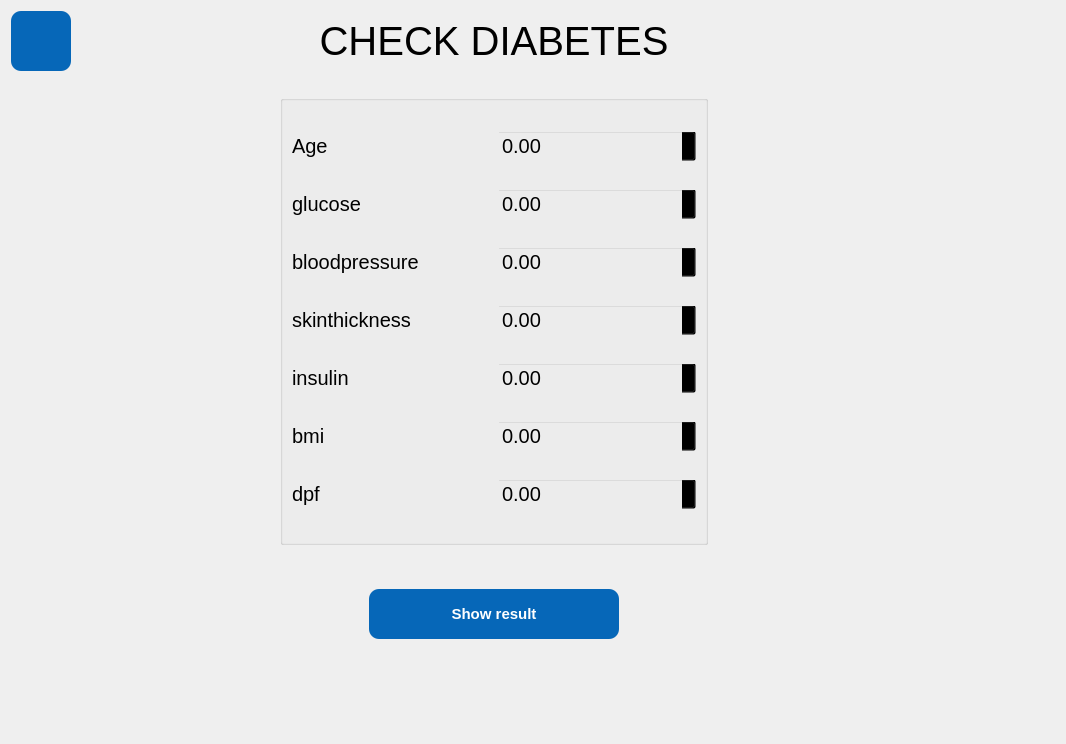
<?xml version="1.0" encoding="UTF-8"?>
<ui version="4.0">
 <class>Form</class>
 <widget class="QWidget" name="Form">
  <property name="geometry">
   <rect>
    <x>0</x>
    <y>0</y>
    <width>1066</width>
    <height>744</height>
   </rect>
  </property>
  <property name="windowTitle">
   <string>Form</string>
  </property>
  <property name="styleSheet">
   <string notr="true">
font-family:Ubuntu;
font-size: 20px;
	color:black;
</string>
  </property>
  <layout class="QGridLayout" name="gridLayout_2">
   <item row="0" column="0">
    <widget class="QPushButton" name="back_btn">
     <property name="minimumSize">
      <size>
       <width>60</width>
       <height>60</height>
      </size>
     </property>
     <property name="maximumSize">
      <size>
       <width>60</width>
       <height>60</height>
      </size>
     </property>
     <property name="styleSheet">
      <string notr="true">QPushButton {
	background-color:rgba(6,103,184,255);
    color: #FFFFFF;
    padding: 2px;
    font: bold 15px;
    border-width: 6px;
    border-radius: 10px;
    border-color: #2752B8;
}
QPushButton:hover {
    background-color: #827397;
}
QPushButton:pressed{
padding-left:5px;
padding-top:5px;
background-color:rgba(2, 65, 118, 100);
background-postion:calc(100% - 10px) center;}
</string>
     </property>
     <property name="text">
      <string/>
     </property>
     <property name="icon">
      <iconset resource="app_resources.qrc">
       <normaloff>:/ICONS/icons/back-button.png</normaloff>:/ICONS/icons/back-button.png</iconset>
     </property>
     <property name="iconSize">
      <size>
       <width>30</width>
       <height>30</height>
      </size>
     </property>
     <property name="flat">
      <bool>true</bool>
     </property>
    </widget>
   </item>
   <item row="6" column="5" colspan="2">
    <spacer name="horizontalSpacer_2">
     <property name="orientation">
      <enum>Qt::Horizontal</enum>
     </property>
     <property name="sizeHint" stdset="0">
      <size>
       <width>391</width>
       <height>20</height>
      </size>
     </property>
    </spacer>
   </item>
   <item row="0" column="2" colspan="4">
    <widget class="QLabel" name="label_25">
     <property name="styleSheet">
      <string notr="true">background-color: rgb(85, 255, 127,0);
font-size:40px</string>
     </property>
     <property name="text">
      <string>CHECK DIABETES</string>
     </property>
     <property name="alignment">
      <set>Qt::AlignCenter</set>
     </property>
    </widget>
   </item>
   <item row="0" column="6">
    <spacer name="horizontalSpacer_4">
     <property name="orientation">
      <enum>Qt::Horizontal</enum>
     </property>
     <property name="sizeHint" stdset="0">
      <size>
       <width>310</width>
       <height>20</height>
      </size>
     </property>
    </spacer>
   </item>
   <item row="7" column="4">
    <spacer name="verticalSpacer_2">
     <property name="orientation">
      <enum>Qt::Vertical</enum>
     </property>
     <property name="sizeHint" stdset="0">
      <size>
       <width>20</width>
       <height>96</height>
      </size>
     </property>
    </spacer>
   </item>
   <item row="5" column="3">
    <spacer name="verticalSpacer">
     <property name="orientation">
      <enum>Qt::Vertical</enum>
     </property>
     <property name="sizeHint" stdset="0">
      <size>
       <width>20</width>
       <height>40</height>
      </size>
     </property>
    </spacer>
   </item>
   <item row="6" column="0" colspan="3">
    <spacer name="horizontalSpacer">
     <property name="orientation">
      <enum>Qt::Horizontal</enum>
     </property>
     <property name="sizeHint" stdset="0">
      <size>
       <width>389</width>
       <height>20</height>
      </size>
     </property>
    </spacer>
   </item>
   <item row="6" column="3" colspan="2">
    <widget class="QPushButton" name="show_result_btn">
     <property name="minimumSize">
      <size>
       <width>250</width>
       <height>50</height>
      </size>
     </property>
     <property name="maximumSize">
      <size>
       <width>330</width>
       <height>50</height>
      </size>
     </property>
     <property name="styleSheet">
      <string notr="true">QPushButton {
	background-color:rgba(6,103,184,255);
    color: #FFFFFF;
    padding: 2px;
    font: bold 15px;
    border-width: 6px;
    border-radius: 10px;
    border-color: #2752B8;
}
QPushButton:hover {
    background-color: #827397;
}
QPushButton:pressed{
padding-left:5px;
padding-top:5px;
background-color:rgba(2, 65, 118, 100);
background-postion:calc(100% - 10px) center;}
</string>
     </property>
     <property name="text">
      <string>Show result</string>
     </property>
    </widget>
   </item>
   <item row="0" column="1">
    <spacer name="horizontalSpacer_3">
     <property name="orientation">
      <enum>Qt::Horizontal</enum>
     </property>
     <property name="sizeHint" stdset="0">
      <size>
       <width>242</width>
       <height>20</height>
      </size>
     </property>
    </spacer>
   </item>
   <item row="3" column="2" rowspan="2" colspan="4">
    <widget class="QGroupBox" name="groupBox">
     <property name="minimumSize">
      <size>
       <width>330</width>
       <height>450</height>
      </size>
     </property>
     <property name="autoFillBackground">
      <bool>false</bool>
     </property>
     <property name="styleSheet">
      <string notr="true"> border-color:transparent;
background-color:transparent;</string>
     </property>
     <property name="title">
      <string/>
     </property>
     <property name="flat">
      <bool>true</bool>
     </property>
     <property name="checkable">
      <bool>false</bool>
     </property>
     <layout class="QGridLayout" name="gridLayout">
      <item row="0" column="0">
       <layout class="QHBoxLayout" name="horizontalLayout_7">
        <item>
         <widget class="QLabel" name="label">
          <property name="styleSheet">
           <string notr="true">background-color: rgb(255, 255, 255,0);</string>
          </property>
          <property name="text">
           <string>Age</string>
          </property>
         </widget>
        </item>
        <item>
         <widget class="QDoubleSpinBox" name="Age_SB">
          <property name="styleSheet">
           <string notr="true">  height: 32px;
  border-radius: 4px;
  border: 1px solid #959595;
  position: relative;
  text-align: center;
  font-size: 20px;
  width: 80px;
  outline: none;

  caret-color: transparent;;

QLineEdit{
border: 1px solid #ABAFB7;

}
QLineEdit:focus {
  border: 3px solid #555;
}


QLineEdit{
border: 1px solid #ABAFB7;

}
QLineEdit:focus {
  border: 3px solid #555;
}

</string>
          </property>
         </widget>
        </item>
       </layout>
      </item>
      <item row="1" column="0">
       <layout class="QHBoxLayout" name="horizontalLayout_6">
        <item>
         <widget class="QLabel" name="label_3">
          <property name="styleSheet">
           <string notr="true">background-color: rgb(255, 255, 255,0);</string>
          </property>
          <property name="text">
           <string>glucose</string>
          </property>
         </widget>
        </item>
        <item>
         <widget class="QDoubleSpinBox" name="glucose_sb">
          <property name="styleSheet">
           <string notr="true">  height: 32px;
  border-radius: 4px;
  border: 1px solid #959595;
  position: relative;
  text-align: center;
  font-size: 20px;
  width: 80px;
  outline: none;

  caret-color: transparent;;

QLineEdit{
border: 1px solid #ABAFB7;

}
QLineEdit:focus {
  border: 3px solid #555;
}


QLineEdit{
border: 1px solid #ABAFB7;

}
QLineEdit:focus {
  border: 3px solid #555;
}

</string>
          </property>
         </widget>
        </item>
       </layout>
      </item>
      <item row="2" column="0">
       <layout class="QHBoxLayout" name="horizontalLayout_5">
        <item>
         <widget class="QLabel" name="label_4">
          <property name="styleSheet">
           <string notr="true">background-color: rgb(255, 255, 255,0);</string>
          </property>
          <property name="text">
           <string>bloodpressure</string>
          </property>
         </widget>
        </item>
        <item>
         <widget class="QDoubleSpinBox" name="bloodpressure_sb">
          <property name="styleSheet">
           <string notr="true">  height: 32px;
  border-radius: 4px;
  border: 1px solid #959595;
  position: relative;
  text-align: center;
  font-size: 20px;
  width: 80px;
  outline: none;

  caret-color: transparent;;

QLineEdit{
border: 1px solid #ABAFB7;

}
QLineEdit:focus {
  border: 3px solid #555;
}


QLineEdit{
border: 1px solid #ABAFB7;

}
QLineEdit:focus {
  border: 3px solid #555;
}

</string>
          </property>
         </widget>
        </item>
       </layout>
      </item>
      <item row="3" column="0">
       <layout class="QHBoxLayout" name="horizontalLayout_4">
        <item>
         <widget class="QLabel" name="label_5">
          <property name="styleSheet">
           <string notr="true">background-color: rgb(255, 255, 255,0);</string>
          </property>
          <property name="text">
           <string>skinthickness</string>
          </property>
         </widget>
        </item>
        <item>
         <widget class="QDoubleSpinBox" name="skinthickness_sb">
          <property name="styleSheet">
           <string notr="true">  height: 32px;
  border-radius: 4px;
  border: 1px solid #959595;
  position: relative;
  text-align: center;
  font-size: 20px;
  width: 80px;
  outline: none;

  caret-color: transparent;;

QLineEdit{
border: 1px solid #ABAFB7;

}
QLineEdit:focus {
  border: 3px solid #555;
}


QLineEdit{
border: 1px solid #ABAFB7;

}
QLineEdit:focus {
  border: 3px solid #555;
}

</string>
          </property>
         </widget>
        </item>
       </layout>
      </item>
      <item row="4" column="0">
       <layout class="QHBoxLayout" name="horizontalLayout_3">
        <item>
         <widget class="QLabel" name="label_6">
          <property name="styleSheet">
           <string notr="true">background-color: rgb(255, 255, 255,0);</string>
          </property>
          <property name="text">
           <string>insulin</string>
          </property>
         </widget>
        </item>
        <item>
         <widget class="QDoubleSpinBox" name="insulin_sb">
          <property name="styleSheet">
           <string notr="true">  height: 32px;
  border-radius: 4px;
  border: 1px solid #959595;
  position: relative;
  text-align: center;
  font-size: 20px;
  width: 80px;
  outline: none;

  caret-color: transparent;;

QLineEdit{
border: 1px solid #ABAFB7;

}
QLineEdit:focus {
  border: 3px solid #555;
}


QLineEdit{
border: 1px solid #ABAFB7;

}
QLineEdit:focus {
  border: 3px solid #555;
}

</string>
          </property>
         </widget>
        </item>
       </layout>
      </item>
      <item row="5" column="0">
       <layout class="QHBoxLayout" name="horizontalLayout_2">
        <item>
         <widget class="QLabel" name="bmi_lin">
          <property name="styleSheet">
           <string notr="true">background-color: rgb(255, 255, 255,0);</string>
          </property>
          <property name="text">
           <string>bmi</string>
          </property>
         </widget>
        </item>
        <item>
         <widget class="QDoubleSpinBox" name="bmi_sb">
          <property name="styleSheet">
           <string notr="true">  height: 32px;
  border-radius: 4px;
  border: 1px solid #959595;
  position: relative;
  text-align: center;
  font-size: 20px;
  width: 80px;
  outline: none;

  caret-color: transparent;;

QLineEdit{
border: 1px solid #ABAFB7;

}
QLineEdit:focus {
  border: 3px solid #555;
}


QLineEdit{
border: 1px solid #ABAFB7;

}
QLineEdit:focus {
  border: 3px solid #555;
}

</string>
          </property>
         </widget>
        </item>
       </layout>
      </item>
      <item row="6" column="0">
       <layout class="QHBoxLayout" name="horizontalLayout">
        <item>
         <widget class="QLabel" name="label_8">
          <property name="styleSheet">
           <string notr="true">background-color: rgb(255, 255, 255,0);</string>
          </property>
          <property name="text">
           <string>dpf</string>
          </property>
         </widget>
        </item>
        <item>
         <widget class="QDoubleSpinBox" name="dpf_sb">
          <property name="styleSheet">
           <string notr="true">  height: 32px;
  border-radius: 4px;
  border: 1px solid #959595;
  position: relative;
  text-align: center;
  font-size: 20px;
  width: 80px;
  outline: none;

  caret-color: transparent;;

QLineEdit{
border: 1px solid #ABAFB7;

}
QLineEdit:focus {
  border: 3px solid #555;
}


QLineEdit{
border: 1px solid #ABAFB7;

}
QLineEdit:focus {
  border: 3px solid #555;
}

</string>
          </property>
         </widget>
        </item>
       </layout>
      </item>
     </layout>
    </widget>
   </item>
   <item row="1" column="2">
    <spacer name="verticalSpacer_20">
     <property name="orientation">
      <enum>Qt::Vertical</enum>
     </property>
     <property name="sizeType">
      <enum>QSizePolicy::Expanding</enum>
     </property>
     <property name="sizeHint" stdset="0">
      <size>
       <width>20</width>
       <height>20</height>
      </size>
     </property>
    </spacer>
   </item>
  </layout>
 </widget>
 <resources>
  <include location="app_resources.qrc"/>
 </resources>
 <connections/>
</ui>
